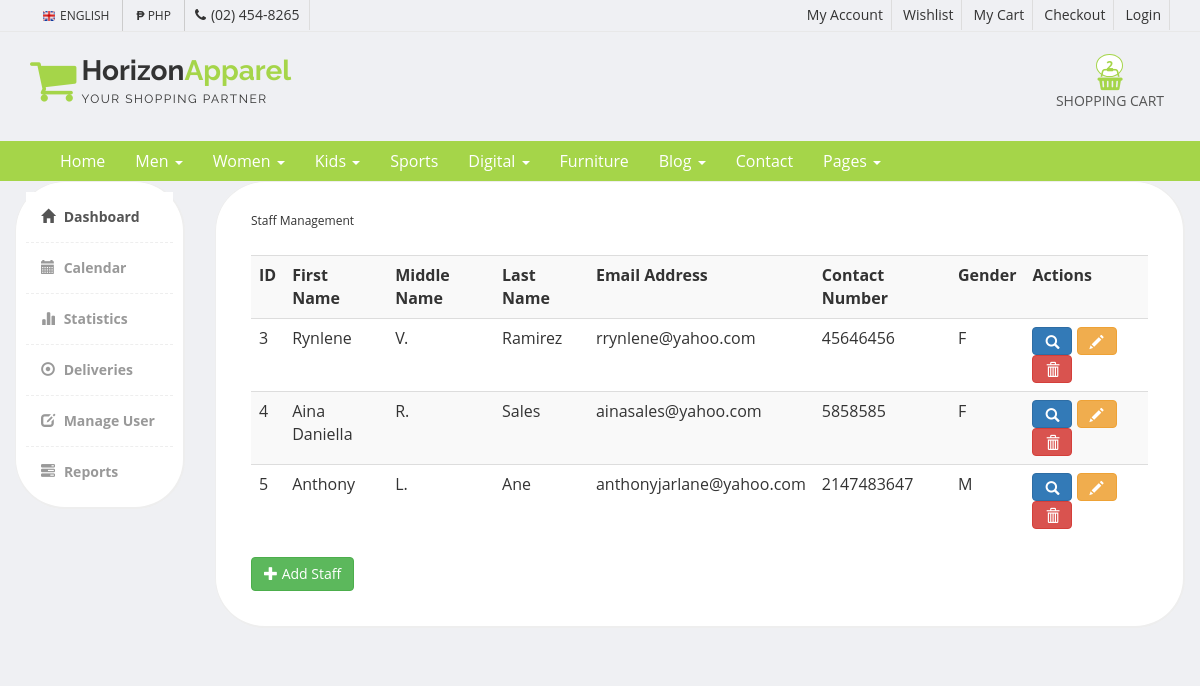
/index.php/user/manageuser, run on the app's committed database.
### tables this page shows
CREATE TABLE `staff` (
  `id` int(100) NOT NULL,
  `fname` varchar(50) NOT NULL,
  `lname` varchar(50) NOT NULL,
  `mname` varchar(50) DEFAULT NULL,
  `password` varchar(50) NOT NULL,
  `email` varchar(50) NOT NULL,
  `contact` int(50) NOT NULL,
  `gender` char(1) NOT NULL,
  `status` int(1) NOT NULL,
  `repass` varchar(50) NOT NULL
);

### application/controllers/User.php (called while the page is built, shortened)
<?php
class User extends CI_Controller {
    public function __construct()
    {
            $this->load->model('UserModel');
    }
    public function manageuser(){
        $items =  $this->UserModel->getItems();
        $this->load->view('include/header');
        $this->load->view('include/header_nav');
        $this->load->view('include/footer');
        $this->load->view('mode/manageuser',compact('items'));
    }
}
?>

### index.php (called while the page is built, shortened)
<?php
require_once BASEPATH.'core/CodeIgniter.php';

### application/models/UserModel.php (called while the page is built, shortened)
<?php
class UserModel extends CI_Model{
public function getItems(){
    $query = $this -> db->get('staff');
    return $query->result();
}
}
?>

### application/views/mode/manageuser.php (the view, shortened to what this page needs)
<link rel="stylesheet" type="text/css" href="<?=base_url()?>css/styles.css"/>
<div class="container-fluid">
    <div class="row" >
    <div class="page-content">
    	<div class="row">
		  <div class="col-md-2">
		  	<div class="sidebar content-box" style="display: block;">
                <ul class="nav">
                <li class="current"><a href="<?=base_url()?>"><i class="glyphicon glyphicon-home"></i> Dashboard</a></li>
                <li><a href="<?=base_url().'user/calendar'?>"><i class="glyphicon glyphicon-calendar"></i> Calendar</a></li>
                <li><a href="<?=base_url().'user/stats'?>"><i class="glyphicon glyphicon-stats"></i> Statistics </a></li>
                <li><a href="<?=base_url().'user/deliver'?>"><i class="glyphicon glyphicon-record"></i> Deliveries</a></li>
                <li><a href="<?=base_url().'user/manageuser'?>"><i class="glyphicon glyphicon-edit"></i> Manage User</a></li>
                <li><a href="<?=base_url().'user/report'?>"><i class="glyphicon glyphicon-tasks"></i> Reports</a></li>
                </ul>
             </div>
		  </div>
          <div class="col-md-10">
          <div class="content-box-large">
            <div class="panel-heading">Staff Management</div>
            <div class="panel-body">
                <table class="table table-striped">
                    <tr><th>ID</th><th>First Name</th><th>Middle Name</th><th>Last Name</th><th>Email Address</th><th>Contact Number</th><th>Gender</th><th>Actions</th></tr>
                    <?php foreach($items as $item): ?>
                        <tr>
                            <td><?= $item->id?></td>
                            <td><?= $item->fname?></td>
                            <td><?= $item->mname?></td>
                            <td><?= $item->lname?></td>
                            <td><?= $item->email?></td>
                            <td><?= $item->contact?></td>
                            <td><?= $item->gender?></td>
                            <td>
                            <a href="<?= base_url().'user/view/'.$item->id?>" class="btn btn-primary" role="button">
                            <span class="glyphicon glyphicon-search" aria-hidden="true">
                            </span></a>
                            <a href="<?= base_url().'user/edit/'.$item->id?>"
                         class="btn btn-warning" role="button">
                            <span class="glyphicon glyphicon-pencil" aria-hidden="true">
                            </span></a>
                            <a href="<?=base_url('user/delete/'.$item->id)?>" class="btn btn-danger" role="button">
                            <span class="glyphicon glyphicon-trash" aria-hidden="true" name="delete" >
                            </span></a>
                            </td>
                        </tr>
                    <?php endforeach; ?>
                </table>
                <a href="<?=base_url()?>user/add" class="btn btn-success" role="button">
                            <span class="glyphicon glyphicon-plus" aria-hidden="true"></span>
                            Add Staff</a>
            </div>
            </div>
        </div>
    </div>
</div>
</div>

### application/views/include/header.php (shortened to what this page needs)
<html>
<head>
    <link href="<?=base_url()?>css/font-awesome.css" rel="stylesheet">
    <link href="<?=base_url()?>css/bootstrap.css" rel="stylesheet">
    <link href="<?=base_url()?>css/jquery.smartmenus.bootstrap.css" rel="stylesheet">
    <link rel="stylesheet" type="text/css" href="<?=base_url()?>css/jquery.simpleLens.css">
    <link rel="stylesheet" type="text/css" href="<?=base_url()?>css/slick.css">
    <link rel="stylesheet" type="text/css" href="<?=base_url()?>css/nouislider.css">
    <link id="switcher" href="<?=base_url()?>css/theme-color/bridge-theme.css" rel="stylesheet">
    <link href="<?=base_url()?>css/sequence-theme.modern-slide-in.css" rel="stylesheet" media="all">
    <link href="<?=base_url()?>css/style.css" rel="stylesheet">
</head>
<body>

### application/views/include/header_nav.php (shortened to what this page needs)
<header id="aa-header">
  <div class="aa-header-top">
    <div class="container">
      <div class="row">
        <div class="col-md-12">
          <div class="aa-header-top-area">
            <div class="aa-header-top-left">
              <div class="aa-language">
                <div class="dropdown">
                  <a class="btn dropdown-toggle" href="#" type="button" id="dropdownMenu1" data-toggle="dropdown" aria-haspopup="true" aria-expanded="true">
                    <img src="img/flag/english.jpg" alt="english flag">ENGLISH
                  </a>
                </div>
              </div>
              <div class="aa-currency">
                <div class="dropdown">
                  <a class="btn dropdown-toggle" href="#" type="button" id="dropdownMenu1" data-toggle="dropdown" aria-haspopup="true" aria-expanded="true">
                    <b>₱</b> PHP
                  </a>
                </div>
              </div>
              <div class="cellphone hidden-xs">
                <p><span class="fa fa-phone"></span>(02) 454-8265</p>
              </div>
            </div>
            <div class="aa-header-top-right">
              <ul class="aa-head-top-nav-right">
                <li><a href="account.html">My Account</a></li>
                <li class="hidden-xs"><a href="wishlist.html">Wishlist</a></li>
                <li class="hidden-xs"><a href="cart.html">My Cart</a></li>
                <li class="hidden-xs"><a href="checkout.html">Checkout</a></li>
                <li><a href="" data-toggle="modal" data-target="#login-modal">Login</a></li>
              </ul>
            </div>
          </div>
        </div>
      </div>
    </div>
  </div>
  <div class="aa-header-bottom">
    <div class="container">
      <div class="row">
        <div class="col-md-12">
          <div class="aa-header-bottom-area">
            <div class="aa-logo">
              <a href="index.html">
                <span class="fa fa-shopping-cart"></span>
                <p>Horizon<strong>Apparel</strong> <span>Your Shopping Partner</span></p>
              </a>
            </div>
             <br>
            <div class="aa-cartbox">
              <a class="aa-cart-link" href="#">
                <span class="fa fa-shopping-basket"></span>
                <span class="aa-cart-title">SHOPPING CART</span>
                <span class="aa-cart-notify">2</span>
              </a>
            </div>
            <br><br>
          </div>
        </div>
      </div>
    </div>
  </div>
</header>
<section id="menu">
  <div class="container">
    <div class="menu-area">
      <div class="navbar navbar-default" role="navigation">
        <div class="navbar-collapse collapse">
          <ul class="nav navbar-nav">
            <li><a href="index.html">Home</a></li>
            <li><a href="#">Men <span class="caret"></span></a>
            </li>
            <li><a href="#">Women <span class="caret"></span></a>
            </li>
            <li><a href="#">Kids <span class="caret"></span></a>
            </li>
            <li><a href="#">Sports</a></li>
           <li><a href="#">Digital <span class="caret"></span></a>
            </li>
            <li><a href="#">Furniture</a></li>
            <li><a href="blog-archive.html">Blog <span class="caret"></span></a>
            </li>
            <li><a href="contact.html">Contact</a></li>
            <li><a href="#">Pages <span class="caret"></span></a>
            </li>
          </ul>
        </div>
      </div>
    </div>
  </div>
</section>

### application/views/include/footer.php (shortened to what this page needs)
</body>
</html>

### css/theme-color/bridge-theme.css (style rules this page uses)
#aa-header .aa-header-bottom .aa-header-bottom-area .aa-logo a > span { color: #a5d549; }
#aa-header .aa-header-bottom .aa-header-bottom-area .aa-logo a strong { color: #a5d549; }
#aa-header .aa-header-bottom .aa-cartbox .aa-cart-link { color: #a5d549; }
#aa-header .aa-header-bottom .aa-cartbox .aa-cart-link .aa-cart-notify { border: 1px solid #a5d549; color: #a5d549; }
#aa-header .aa-header-bottom .aa-cartbox .aa-cart-link .aa-cart-notify:after { border-top-color: #a5d549; }
#menu { background-color: #a5d549; }

### proto/css/styles.css (style rules this page uses)
body { font-family: 'Open Sans', sans-serif; background-color: #f7f7f7; position: relative; margin: 0px; font-size: 12px; padding: 0px; }
.page-content > .row { margin-left: 0px !important; margin-right: 0px !important; margin-top: 30px; }
.content-box, .content-box-large { margin-bottom:30px; background:#fff; border-radius:50px; padding:10px; border-left:1px solid #eee; border-top:1px solid #eee; border-right:2px solid #eee; border-bottom:2px solid #eee; }
.content-box-large { padding: 20px; }
.sidebar ul.nav, .sidebar ul.nav ul { list-style: none; padding: 0px; margin: 0px; }
.sidebar .nav > li { margin: 0; border-bottom:1px dashed #eee; }
.sidebar .nav > li:last-child { border-bottom:0px; }
.sidebar .nav > li > a { font-size: 14px; line-height: 20px; padding: 15px 15px; color: #999; display: block; font-weight:bold; background:none; text-decoration: none; border-top:0px; font-weight:bold; }
.sidebar .nav > li > a > i { margin-right:5px; }
.sidebar .nav li a:hover, .sidebar .nav li.current > a { background: #fff; color: #555; border-bottom:0px; }
body { background-color: #eff0f3; }
.panel-body { clear:both; }

### data on the page
staff: id "3", fname "Rynlene", mname "V.", lname "Ramirez", email "rrynlene@yahoo.com", contact "45646456", gender "F"
staff: id "4", fname "Aina Daniella", mname "R.", lname "Sales", email "ainasales@yahoo.com", contact "5858585", gender "F"
staff: id "5", fname "Anthony", mname "L.", lname "Ane", email "anthonyjarlane@yahoo.com", contact "2147483647", gender "M"
